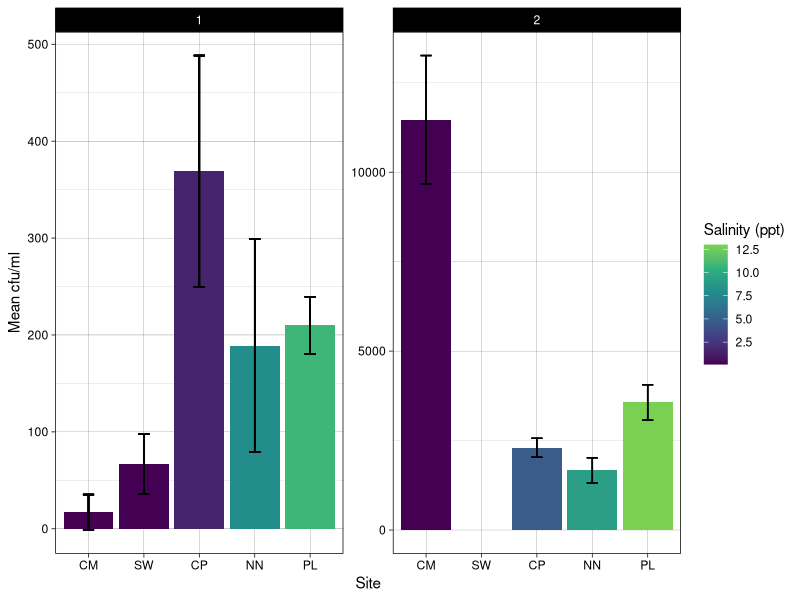

This chart was generated by the following R code:
## ---- chunk 1
library(tidyverse)
library(viridis)
library(car)
## ---- chunk 2
salinity <- read_csv("soil_collection.csv") %>%
  mutate(site = case_when(site == "chapman" ~ "CM",
                          site == "chapel" ~ "CP",
                          site == "point_lookout" ~ "PL",
                          site == "newtowne" ~ "NN")) %>%
  rename(location = site)
phyto_join <- read_csv("data/plate_counts.csv") %>%
  mutate(season = "2") %>%
  select(-notes) %>%
  left_join(salinity) %>%
  rename(salinity = salinity_ppt,
         cfu_ml = `cfu/ml`,
         cfu_g = `cfu/g`) %>%
  filter(dilution == "10-1",
         date_counted == "2022-11-22")
phyto_mel <- read_csv("platecount.csv") %>%
  mutate(season = "1")
## ---- chunk 3
phyto_comb <- phyto_mel %>%
  select(- plate) %>%
  rename(location = Site,
         colonies = count,
         cfu_ml = CFUsperml,
         salinity = Salinity) %>%
  mutate(location = case_when(location == "Point Lookout" ~ "PL",
                              location == "Chapman" ~ "CM",
                              location == "Chapel Point" ~ "CP",
                              location == "Newtowne Neck" ~ "NN",
                              location == "Smallwood" ~ "SW")) %>%
  full_join(phyto_join) %>%
  group_by(location, season) %>%
  mutate(mean_cfu = mean(cfu_ml),
         sd_cfu = sd(cfu_ml))
## ---- chunk 4
ggplot(phyto_comb, aes(reorder(location, salinity), mean_cfu, fill = salinity)) +
  geom_bar(position="dodge", stat = "identity", size = 0.8) +
  facet_wrap(~season, scales = "free_y") +
  geom_errorbar(aes(ymin=mean_cfu-sd_cfu, 
                    ymax=mean_cfu+sd_cfu), 
                width=0.2, linewidth = 0.5,
                 position=position_dodge(.9)) +
  labs(x = "Site", y = "Mean cfu/ml", fill = "Salinity (ppt)") +
  theme_linedraw() +
  scale_fill_viridis_c(end = 0.8)
## ---- chunk 5
aovcomb <- aov(cfu_ml ~ location+season, phyto_comb)
summary(aovcomb)
## ---- chunk 6
TukeyHSD(aovcomb)
